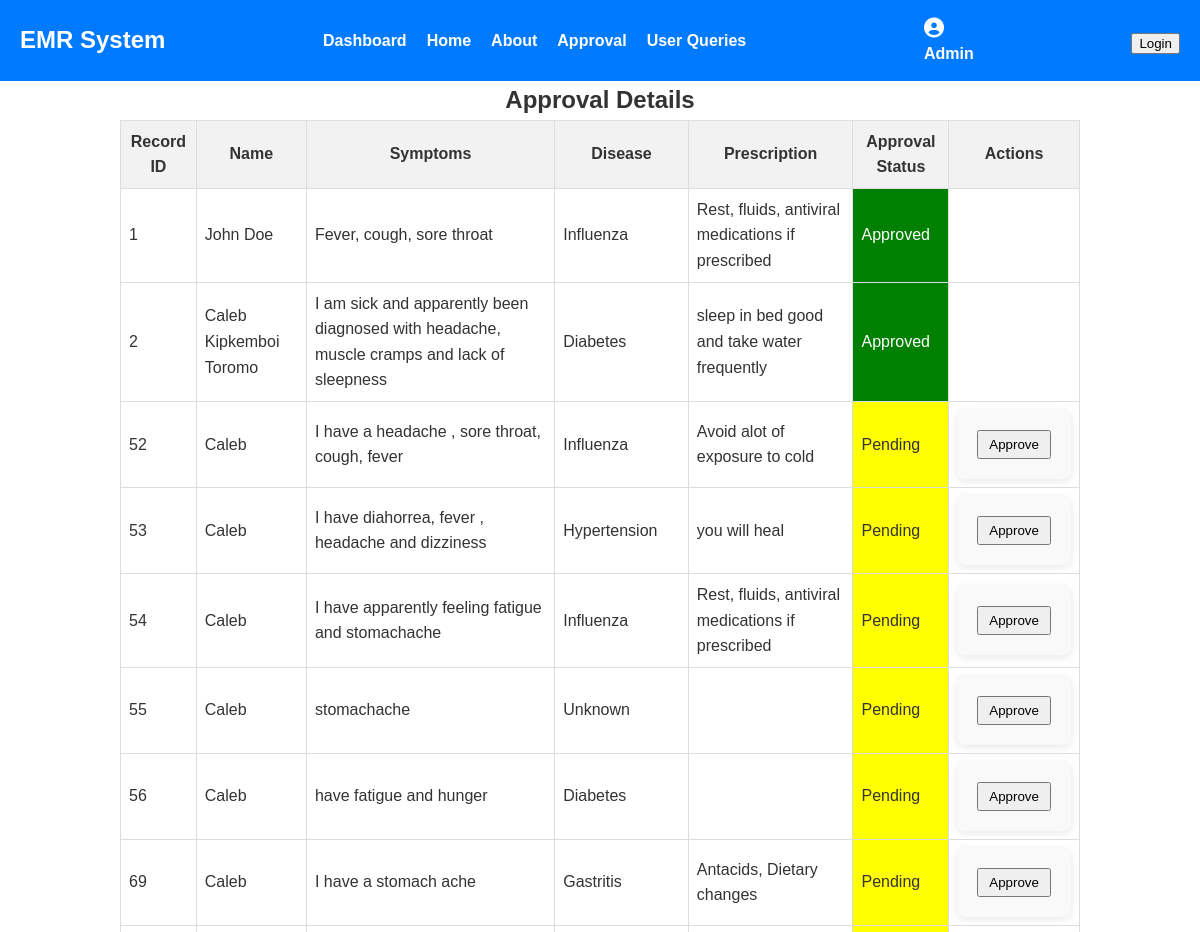
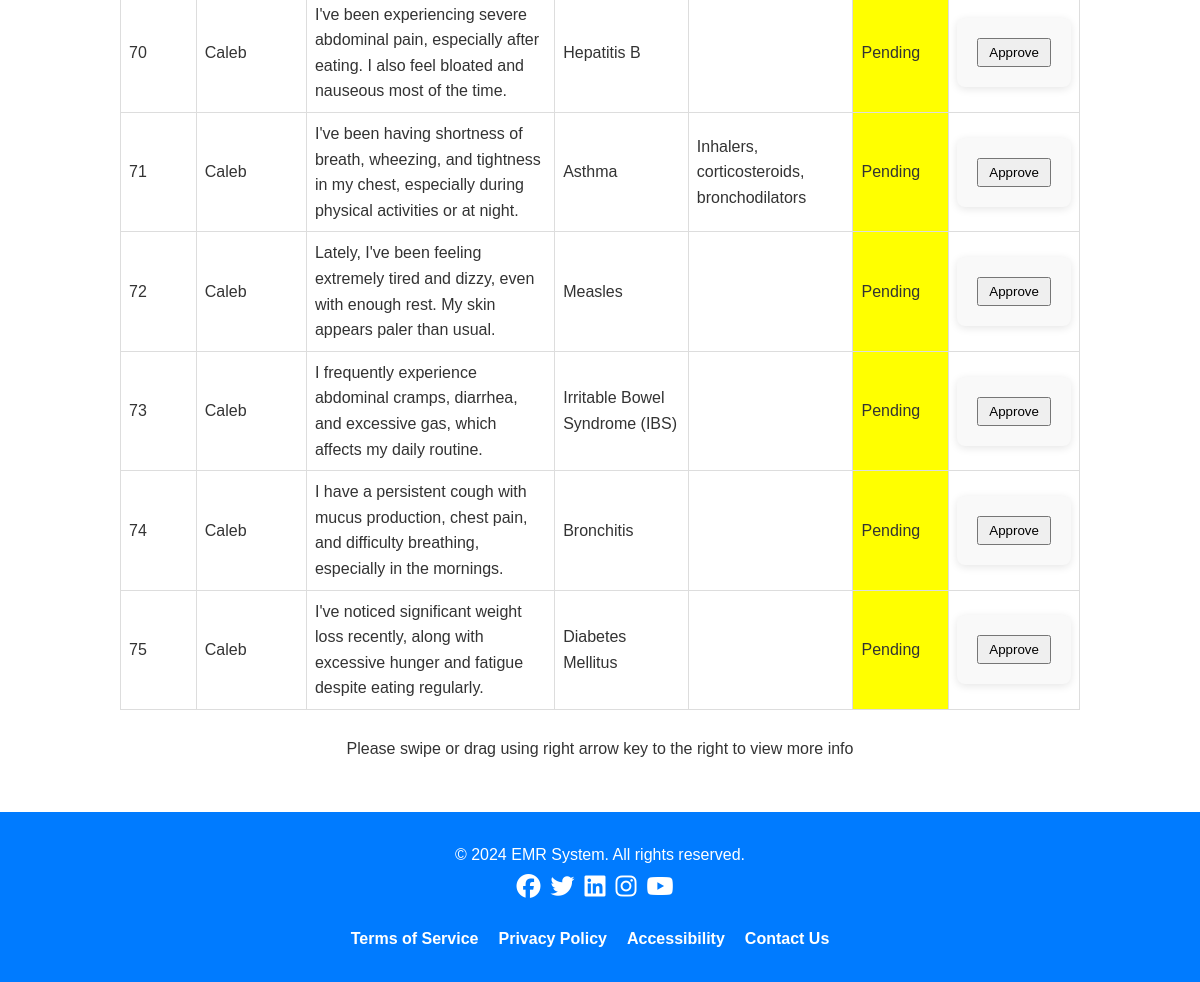
Page /Admin/approval.php on the committed database (2 pictures, top to bottom).
### tables this page shows
CREATE TABLE `diseasedetails` (
  `record_id` int(11) NOT NULL,
  `user_id` int(11) NOT NULL,
  `name` varchar(100) NOT NULL,
  `dob` date NOT NULL,
  `email` varchar(100) NOT NULL,
  `phone` varchar(20) NOT NULL,
  `symptoms` text NOT NULL,
  `disease` varchar(100) DEFAULT NULL,
  `prescription` text DEFAULT NULL,
  `medication` varchar(20) NOT NULL,
  `submission_date` timestamp NOT NULL DEFAULT current_timestamp(),
  `approval_status` int(1) NOT NULL DEFAULT 0,
  `doc_commented` int(1) NOT NULL DEFAULT 0
);

### Admin/approval.php (the view, shortened to what this page needs)
<!DOCTYPE html>
<html lang="en">
<head>
    <link rel="stylesheet" href="https://cdnjs.cloudflare.com/ajax/libs/font-awesome/5.15.4/css/all.min.css">
</head>
<body>
<nav class="navbar">
    <a href="#" class="logo">EMR System</a>
    <ul class="nav-links" id="navLinks">
        <li><a href="dashboard.php">Dashboard</a></li>
        <li><a href="index.php">Home</a></li>
        <li><a href="about.php">About</a></li>
        <li><a href="approval.php">Approval</a></li>
        <li><a href="checkQueries.php">User Queries</a></li>
    </ul>
    <div class="profile-icon-container">
        <i class="fas fa-user-circle fa-lg"></i>
        <div class="profile-popup">
            <p><strong><?php echo "Admin"; ?></strong></p>
        </div>
    </div>
    <div class="logo">
            <button onclick="openLogin()">Login</button>
        </div>
</nav>
<h2 style="text-align:center;">Approval Details</h2>
<div class="table-container">
    <table>
        <tr>
            <th>Record ID</th>
            <th>Name</th>
            <th>Symptoms</th>
            <th>Disease</th>
            <th>Prescription</th>
            <th>Approval Status</th>
            <th>Actions</th>
        </tr>
        <?php
        $servername = "localhost";
        $username = "root";
        $password = "";
        $dbname = "electronic_medical_system";
        $conn = new mysqli($servername, $username, $password, $dbname);
        $sql = "SELECT * FROM diseasedetails";
        $result = $conn->query($sql);
        if ($result->num_rows > 0) {
            while ($row = $result->fetch_assoc()) {
                echo "<tr>";
                echo "<td>" . $row["record_id"] . "</td>";
                echo "<td>" . $row["name"] . "</td>";
                echo "<td>" . $row["symptoms"] . "</td>";
                echo "<td>" . $row["disease"] . "</td>";
                echo "<td>" . $row["prescription"] . "</td>";
                $approvalStatus = $row["approval_status"];
                $statusText = ($approvalStatus == 1) ? "Approved" : "Pending";
                $statusClass = ($approvalStatus == 1) ? "approved" : "pending";
                echo "<td class='$statusClass'>" . $statusText . "</td>";
                if ($approvalStatus == 0) {
                    echo "<td>";
                    echo "<form method='post' action='" . htmlspecialchars($_SERVER["PHP_SELF"]) . "'>";
                    echo "<button type='submit' class='approve-btn'>Approve</button>";
                    echo "</form>";
                    echo "</td>";
                } else {
                    echo "<td></td>";
                }
                echo "</tr>";
            }
        } else {
            echo "<tr><td colspan='11'>No records found.</td></tr>";
        }
        ?>
    </table>
</div>
<br>
<div class="disclaimer">
    <p style="text-align:center;">Please swipe or drag using right arrow key to the right to view more info</p>
</div>
<br><br>
<footer id="contact" class="footer">
    <div class="container">
        <p>&copy; 2024 EMR System. All rights reserved.</p>
        <ul class="social-links">
            <li><a href="#"><i class="fab fa-facebook"></i></a></li>
            <li><a href="#"><i class="fab fa-twitter"></i></a></li>
            <li><a href="#"><i class="fab fa-linkedin"></i></a></li>
            <li><a href="#"><i class="fab fa-instagram"></i></a></li>
            <li><a href="#"><i class="fab fa-youtube"></i></a></li>
        </ul>
        <ul class="footer-links">
            <li><a href="#">Terms of Service</a></li>
            <li><a href="#">Privacy Policy</a></li>
            <li><a href="#">Accessibility</a></li>
            <li><a href="#">Contact Us</a></li>
        </ul>
    </div>
</footer>
        <?php include('login.php'); ?>
</body>
</html>

### Admin/approval.php (style rules this page uses)
body { font-family: Arial, sans-serif; margin: 20px; }
body, h1, h2, h3, p, ul, li { margin: 0; padding: 0; }
body { font-family: Arial, sans-serif; line-height: 1.6; background-color: #fff; color: #333; }
.container { max-width: 960px; margin: 0 auto; padding: 0 20px; }
.navbar { background-color: #007BFF; color: #fff; padding: 15px 20px; display: flex; justify-content: space-between; align-items: center; }
.nav-links { display: flex; list-style: none; padding: 0; margin: 0; }
.nav-links li { margin-right: 20px; }
.nav-links a { color: #fff; text-decoration: none; font-weight: bold; transition: color 0.3s ease; }
.logo { font-size: 24px; font-weight: bold; text-decoration: none; color: #fff; }
.footer { background-color: #007BFF; color: #fff; text-align: center; padding: 30px 0; }
.social-links { list-style: none; padding: 0; display: flex; justify-content: center; }
.social-links li { margin-right: 10px; }
.social-links a { color: #fff; font-size: 24px; text-decoration: none; }
.footer-links { list-style: none; padding: 0; display: flex; justify-content: center; margin-top: 20px; }
.footer-links li { margin-right: 20px; }
.footer-links a { color: #fff; text-decoration: none; font-weight: bold; transition: color 0.3s ease; }
.table-container { overflow-x: scroll; width: 80%; margin-left: 10px; margin-inline: auto; }
table { width: 100%; border-collapse: collapse; }
table, th, td { border: 1px solid #ddd; padding: 8px; }
th { background-color: #f2f2f2; }
.approve-btn { padding: 5px 10px; cursor: pointer; }
.pending { background-color: yellow; }
.approved { background-color: green; color: white; }

### Admin/login.php (style rules this page uses)
body { font-family: Arial, sans-serif; }
form { max-width: 400px; margin: 0 auto; background-color: #f9f9f9; padding: 20px; border-radius: 8px; box-shadow: 0 2px 8px rgba(0,0,0,0.1); }
h2 { text-align: center; color: #333; }

### rows in the picture
diseasedetails: record_id "1", name "John Doe", symptoms "Fever, cough, sore throat", disease "Influenza", prescription "Rest, fluids, antiviral medications if prescribed", approval_status "Approved"
diseasedetails: record_id "2", name "Caleb Kipkemboi Toromo", symptoms "I am sick and apparently been diagnosed with headache, muscle cramps and lack of sleepness", disease "Diabetes", prescription "sleep in bed good and take water frequently", approval_status "Approved"
diseasedetails: record_id "52", name "Caleb", symptoms "I have a headache , sore throat, cough, fever", disease "Influenza", prescription "Avoid alot of exposure to cold", approval_status "Pending"
diseasedetails: record_id "53", name "Caleb", symptoms "I have diahorrea, fever , headache and dizziness", disease "Hypertension", prescription "you will heal", approval_status "Pending"
diseasedetails: record_id "54", name "Caleb", symptoms "I have apparently feeling fatigue and stomachache", disease "Influenza", prescription "Rest, fluids, antiviral medications if prescribed", approval_status "Pending"
diseasedetails: record_id "55", name "Caleb", symptoms "stomachache", disease "Unknown", approval_status "Pending"
diseasedetails: record_id "56", name "Caleb", symptoms "have fatigue and hunger", disease "Diabetes", approval_status "Pending"
diseasedetails: record_id "69", name "Caleb", symptoms "I have a stomach ache", disease "Gastritis", prescription "Antacids, Dietary changes", approval_status "Pending"
diseasedetails: record_id "70", name "Caleb", symptoms "I've been experiencing severe abdominal pain, especially after eating. I also feel bloated and nauseous most of the time.", disease "Hepatitis B", approval_status "Pending"
diseasedetails: record_id "71", name "Caleb", symptoms "I've been having shortness of breath, wheezing, and tightness in my chest, especially during physical activities or at night.", disease "Asthma", prescription "Inhalers, corticosteroids, bronchodilators", approval_status "Pending"
diseasedetails: record_id "72", name "Caleb", symptoms "Lately, I've been feeling extremely tired and dizzy, even with enough rest. My skin appears paler than usual.", disease "Measles", approval_status "Pending"
diseasedetails: record_id "73", name "Caleb", symptoms "I frequently experience abdominal cramps, diarrhea, and excessive gas, which affects my daily routine.", disease "Irritable Bowel Syndrome (IBS)", approval_status "Pending"
diseasedetails: record_id "74", name "Caleb", symptoms "I have a persistent cough with mucus production, chest pain, and difficulty breathing, especially in the mornings.", disease "Bronchitis", approval_status "Pending"
diseasedetails: record_id "75", name "Caleb", symptoms "I've noticed significant weight loss recently, along with excessive hunger and fatigue despite eating regularly.", disease "Diabetes Mellitus", approval_status "Pending"
